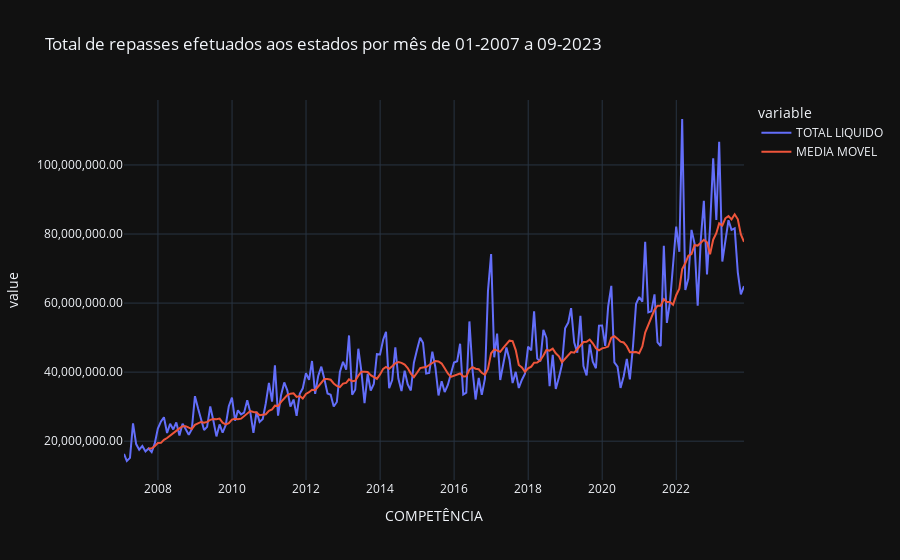

Source (notebook cell):
### Markdown cell above
x - Valor total dos repasses por mês (tendência, velocidade e aceleração)

### Code cell
df_temp = df_e.copy()
filtro = df_temp.UF == 'AP'
df_temp = df_temp[filtro].resample(rule='M').sum(numeric_only=True)
df_temp['MEDIA MOVEL'] = df_temp['TOTAL LIQUIDO'].rolling(window=12).mean()

fig = px.line(data_frame=df_temp,  y=['TOTAL LIQUIDO', 'MEDIA MOVEL'], x=df_temp.index, title='Total de repasses efetuados aos estados por mês de 01-2007 a 09-2023')
fig.update_traces(hovertemplate=None)
fig.update_layout(hovermode='x unified', yaxis_tickformat=',.2f')
fig.show()

### Figure 1 — Plotly figure (JSON) as saved in the notebook; plotly's stock layout.template omitted (floating-point values rounded to 4 significant figures; data arrays with more than 128 entries replaced by an {"elided": "..."} marker saying what was removed)
{"data": [{"legendgroup": "TOTAL LIQUIDO", "line": {"color": "#636efa", "dash": "solid"}, "marker": {"symbol": "circle"}, "mode": "lines", "name": "TOTAL LIQUIDO", "orientation": "v", "showlegend": true, "type": "scatter", "x": {"elided": "202 str values"}, "xaxis": "x", "y": {"elided": "202 float values"}, "yaxis": "y"}, {"legendgroup": "MEDIA MOVEL", "line": {"color": "#EF553B", "dash": "solid"}, "marker": {"symbol": "circle"}, "mode": "lines", "name": "MEDIA MOVEL", "orientation": "v", "showlegend": true, "type": "scatter", "x": {"elided": "202 str values"}, "xaxis": "x", "y": {"elided": "202 float values"}, "yaxis": "y"}], "layout": {"hovermode": "x unified", "legend": {"title": {"text": "variable"}, "tracegroupgap": 0}, "title": {"text": "Total de repasses efetuados aos estados por mês de 01-2007 a 09-2023"}, "xaxis": {"anchor": "y", "domain": [0, 1], "title": {"text": "COMPETÊNCIA"}}, "yaxis": {"anchor": "x", "domain": [0, 1], "tickformat": ",.2f", "title": {"text": "value"}}}}
